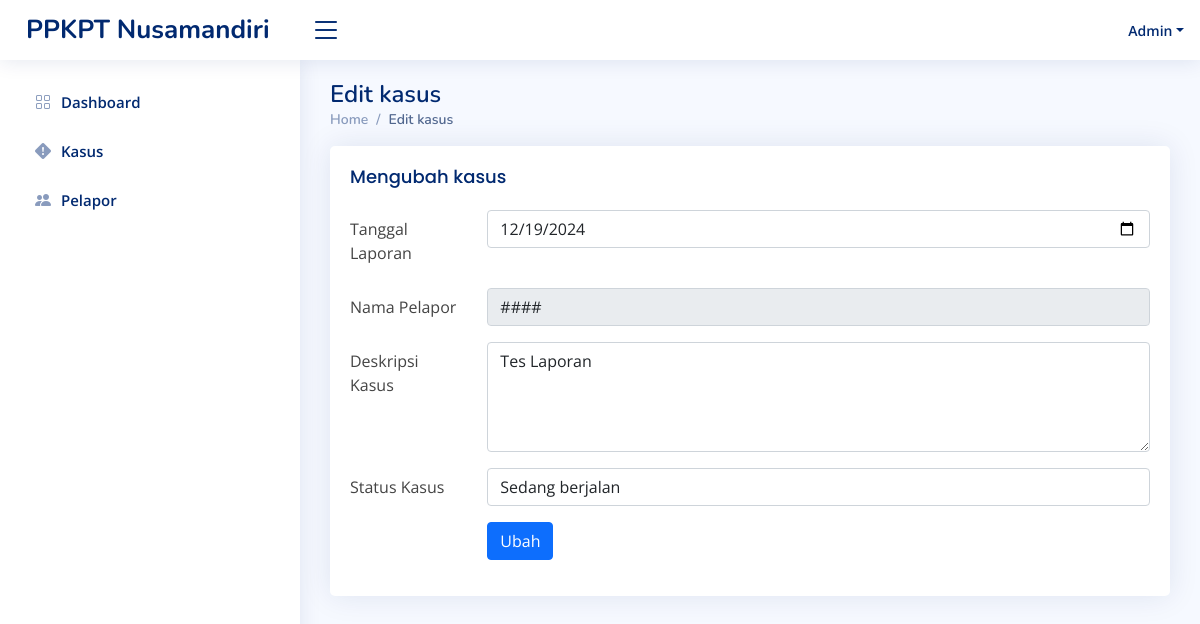
The page /index.php/admin/edit_Kasus/1 on the database its author committed.
### tables this page shows
CREATE TABLE `kasus` (
  `id_kasus` int(255) NOT NULL,
  `tanggal_laporan` date NOT NULL,
  `id_pelapor` int(255) NOT NULL,
  `deskripsi_kasus` text NOT NULL,
  `status_kasus` varchar(255) NOT NULL
);

### application/controllers/Admin.php (called while the page is built, shortened)
<?php
class Admin extends CI_Controller {
	public function __construct()
	{
		$this->load->model('akun_model');
		$this->load->model('crud_model');
	}
	public function edit_kasus($id)
	{
		$data['array_kasus'] = $this->crud_model->mengambil_data_id('kasus','id_kasus',$id);
		$data['obj_kasus'] = $data['array_kasus'][0];
		$this->load->view('admin_edit_kasus', $data);
	}
}

### index.php (called while the page is built, shortened)
<?php
require_once BASEPATH.'core/CodeIgniter.php';

### application/models/Crud_model.php (called while the page is built, shortened)
<?php
class Crud_model extends CI_Model{
	public function mengambil_data_id($nama_tabel, $nama_colum, $id)
	{
		$this->db->select('*');
		$this->db->from($nama_tabel);
		$this->db->where($nama_colum, $id);
		$query = $this->db->get();
		return $query->result();
	}
}

### application/views/admin_edit_kasus.php (the view, shortened to what this page needs)
<!DOCTYPE html>
<html lang="en">
<head>
  <link href="<?=base_url()?>css/bootstrap.min.css" rel="stylesheet">
  <link href="<?=base_url()?>css/niceadmin.css" rel="stylesheet">
  <link href="<?=base_url()?>css/bootstrap-icons/bootstrap-icons.css" rel="stylesheet">
  <link href="<?=base_url()?>css/boxicons/css/boxicons.min.css" rel="stylesheet">
  <link href="<?=base_url()?>css/quill/quill.snow.css" rel="stylesheet">
  <link href="<?=base_url()?>css/quill/quill.bubble.css" rel="stylesheet">
  <link href="<?=base_url()?>css/remixicon/remixicon.css" rel="stylesheet">
  <link href="<?=base_url()?>css/simple-datatables/style.css" rel="stylesheet">
</head>
<body>
  <main id="main" class="main">
    <div class="pagetitle">
      <h1>Edit kasus</h1>
      <nav>
        <ol class="breadcrumb">
          <li class="breadcrumb-item"><a href="<?=site_url('admin')?>">Home</a></li>
          <li class="breadcrumb-item active">Edit kasus</li>
        </ol>
      </nav>
    </div>
    <section class="section dashboard">
		<div class="card">
            <div class="card-body">
              <h5 class="card-title">Mengubah kasus</h5>
              <form action="<?=site_url('admin/edit_kasus_go')?>" method="post">
                <div class="row mb-3">
                  <label for="inputText" class="col-sm-2 col-form-label">Tanggal Laporan</label>
                  <div class="col-sm-10">
                    <input name="tanggal_laporan" type="date" value="<?=$obj_kasus->tanggal_laporan?>" class="form-control">
                  </div>
                </div>
                <div class="row mb-3">
                  <label for="inputText" class="col-sm-2 col-form-label">Nama Pelapor</label>
                  <div class="col-sm-10">
                    <input name="nama_pelapor" type="text" readonly value="<?=substr($obj_kasus->nama_pelapor,0,3).'####'?>" class="form-control">
                  </div>
                </div>
                <div class="row mb-3">
                  <label for="inputText" class="col-sm-2 col-form-label">Deskripsi Kasus</label>
                  <div class="col-sm-10">
                    <textarea class="form-control" name="deskripsi_kasus" id="exampleTextarea" rows="4"><?=$obj_kasus->deskripsi_kasus?></textarea>
                  </div>
                </div>
                <div class="row mb-3">
                  <label for="inputText" class="col-sm-2 col-form-label">Status Kasus</label>
                  <div class="col-sm-10">
                    <input name="status_kasus" type="text" value="<?=$obj_kasus->status_kasus?>" class="form-control">
                  </div>
                </div>
                <div class="row mb-3">
                  <label class="col-sm-2 col-form-label"></label>
                  <div class="col-sm-10">
                    <button type="submit" class="btn btn-primary">Ubah</button>
                  </div>
                </div>
              </form>
            </div>
          </div>
	</section>
  </main>
</body>
</html>

### css/niceadmin.css (style rules this page uses)
:root { scroll-behavior: smooth; }
body { font-family: "Open Sans", sans-serif; background: #f6f9ff; color: #444444; }
a { color: #4154f1; text-decoration: none; }
h1, h2, h3, h4, h5, h6 { font-family: "Nunito", sans-serif; }
#main { margin-top: 60px; padding: 20px 30px; transition: all 0.3s; }
.pagetitle { margin-bottom: 10px; }
.pagetitle h1 { font-size: 24px; margin-bottom: 0; font-weight: 600; color: #012970; }
.card { margin-bottom: 30px; border: none; border-radius: 5px; box-shadow: 0px 0 30px rgba(1, 41, 112, 0.1); }
.card-title { padding: 20px 0 15px 0; font-size: 18px; font-weight: 500; color: #012970; font-family: "Poppins", sans-serif; }
.card-body { padding: 0 20px 20px 20px; }
.breadcrumb { font-size: 14px; font-family: "Nunito", sans-serif; color: #899bbd; font-weight: 600; }
.breadcrumb a { color: #899bbd; transition: 0.3s; }
.breadcrumb .breadcrumb-item::before { color: #899bbd; }
.breadcrumb .active { color: #51678f; font-weight: 600; }
@media (min-width: 1200px) { #main, #footer { margin-left: 300px; } }

### rows shown on the page
kasus: tanggal_laporan "12/19/2024", deskripsi_kasus "Tes Laporan", status_kasus "Sedang berjalan"
